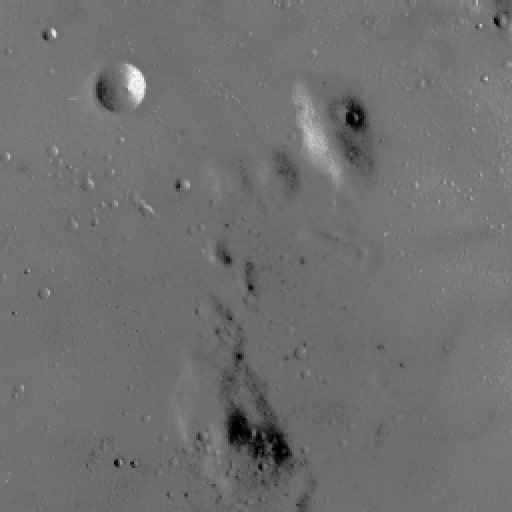
#> input picture HW1/Answers/Q3_image/image2.jpg, 512 x 512 px
$ jupyter execute Q3.ipynb
#> lines starting #> are read from the running program, lines starting #| are printed output that depends on the picture
[cell 1]
import numpy as np
import cv2
from matplotlib import pyplot as plt

# Question 3:

part 2:

[cell 2]
#define image1 here
image1 = np.array([[150, 151, 153, 155,156, 155,154], [150, 151, 153, 155,156, 155,154],[150, 151, 153, 155,156, 155,154],
                [150, 151, 153, 155,156, 155,154],[150, 151, 153, 155,156, 155,154]] , dtype = 'uint8' )

[cell 3]
#code here
#first define a function for calculating histogram
def calc_hist(image):
    hist = cv2.calcHist([image],[0],None,[256],[0,256])

    return(hist)

[cell 4]
#dont change this cell

plt.imshow(image1,cmap='gray',vmin=0,vmax=255)
plt.figure()
plt.plot(calc_hist(image1))
plt.title('histogram')
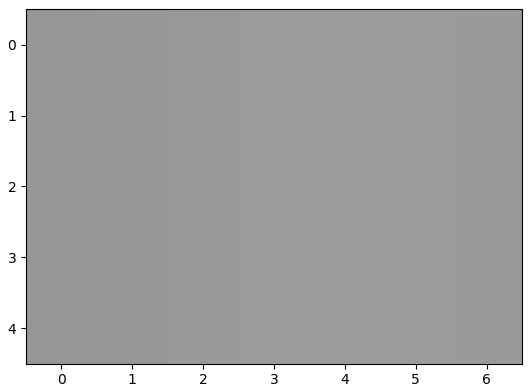
#> figure drawn by matplotlib, 1 panel
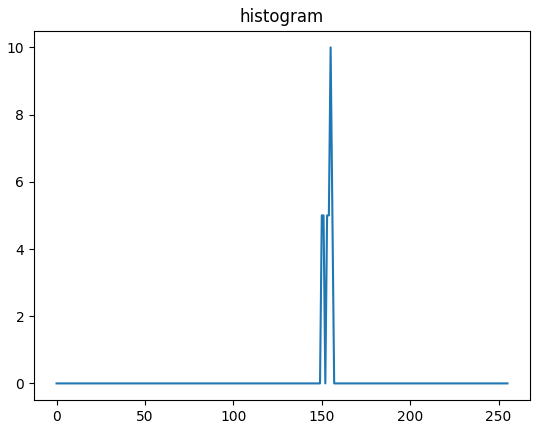
#> figure drawn by matplotlib, 1 panel; curve peaks at x = 155, y = 10

[cell 5]
#code here
#define a function (stretch) for stretching(input:image , output: stretched image)


def stretch_hist(image ):
  '''
  don't use libraries
  input(s):
    image (ndarray): input image
  output(s):
    output_image (ndarray): enhanced image with histogram stretching

  '''
  L = 256
  minpix= image.min()
  maxpix= image.max()
  output_image = image.copy()
  output_image = np.round(((image - minpix)/(maxpix - minpix))*(L-1))
  return output_image.astype('uint8')

[cell 6]
#dont change this cell
plt.imshow(stretch_hist(image1),cmap='gray',vmin=0,vmax=255)
plt.figure()
plt.plot(calc_hist(stretch_hist(image1)))
plt.title('new histogram')
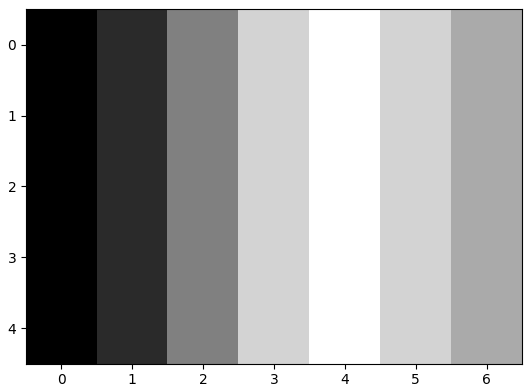
#> figure drawn by matplotlib, 1 panel
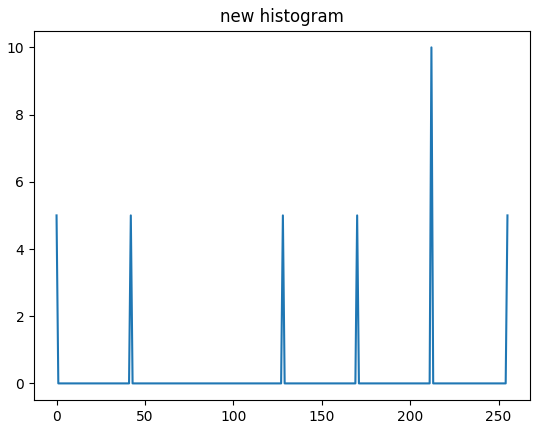
#> figure drawn by matplotlib, 1 panel; curve peaks at x = 212, y = 10

# part3

[cell 7]
# first read the image and show it.(image2)
image2 = cv2.imread('Q3_image//image2.jpg' , 0)
#> image2 is the input picture: shape (512, 512); min 0, max 255, mean 112.2
plt.imshow(image2,cmap='gray',vmin=0,vmax=255)
plt.figure()

plt.plot(calc_hist(image2))
plt.title('histogram')
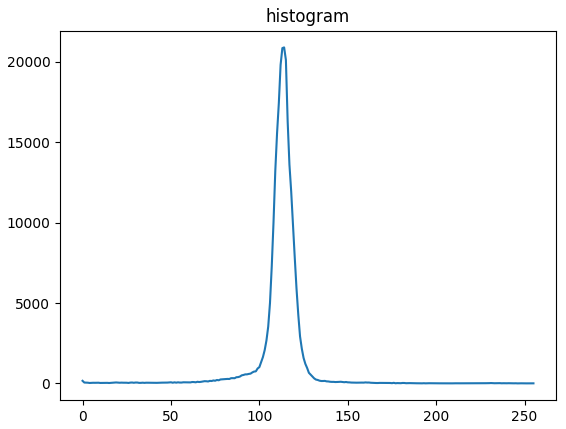
#> figure drawn by matplotlib, 1 panel; curve peaks at x = 114, y = 20906

[cell 8]
#use stretch function to improve quality of the image and show it
plt.imshow(stretch_hist(image2),cmap='gray',vmin=0,vmax=255)
plt.figure()
plt.plot(calc_hist(stretch_hist(image2)))
plt.title('new histogram')
print()
#> figure, not shown here; curve peaks at x = 114, y = 20906

[cell 9]
#define new function that can improve this image

def modified_stretch_hist(image):
  '''
  don't use libraries
  input(s):
    image (ndarray): input image
  output(s):
    output_image (ndarray): enhanced image with modified histogram stretching
  '''
  L = 256

  hist_im = calc_hist(image2)
#> hist_im = 256 values, max 20906 at index 114, min 0 at index 250, mean 1024
  output_image = image.copy()
  allpix = hist_im.sum()
#> allpix = 262144

  cdf = hist_im.cumsum()
#> cdf = 256 values from 160 to 262144
  cdf = cdf/allpix * 100
#> cdf = 256 values from 0.061 to 100
  hist_reverse = np.flipud(hist_im)
#> hist_reverse = 256 values, max 20906 at index 141, min 0 at index 1, mean 1024
  cdf_reverse= hist_reverse.cumsum()
#> cdf_reverse = 256 values from 4 to 262144
  cdf_reverse = cdf_reverse/allpix * 100
#> cdf_reverse = 256 values from 0.00153 to 100

  maxp = 255 - np.where(cdf_reverse >= 3 )[0][0]
#> maxp = 126
  minp = np.where(cdf >= 3 )[0][0]
#> minp = 87
  output_image = np.round(((image - minp)/(maxp - minp))*(L-1)).astype('uint8')
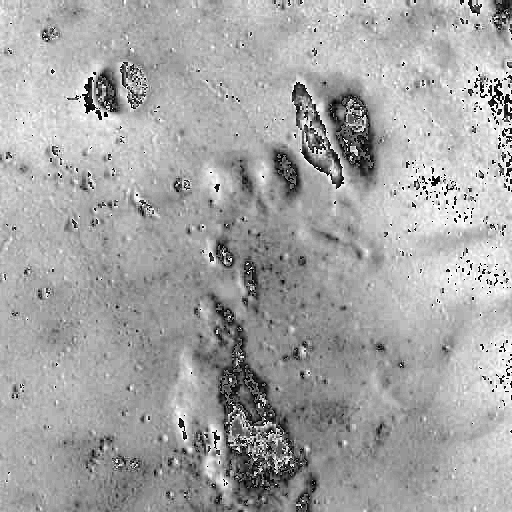
#> output_image: shape (512, 512); min 0, max 255, mean 164.7

  return output_image

[cell 10]
#try your new function and show the result

plt.imshow(modified_stretch_hist(image2),cmap='gray',vmin=0,vmax=255)
plt.figure()
plt.plot(calc_hist(modified_stretch_hist(image2)))
plt.title('new histogram')
print()
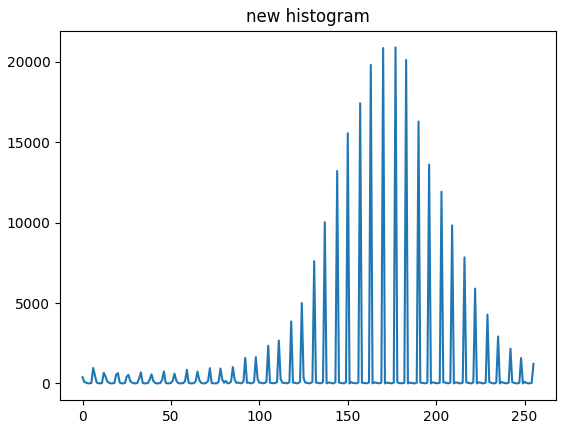
#> figure drawn by matplotlib, 1 panel; curve peaks at x = 177, y = 20906
